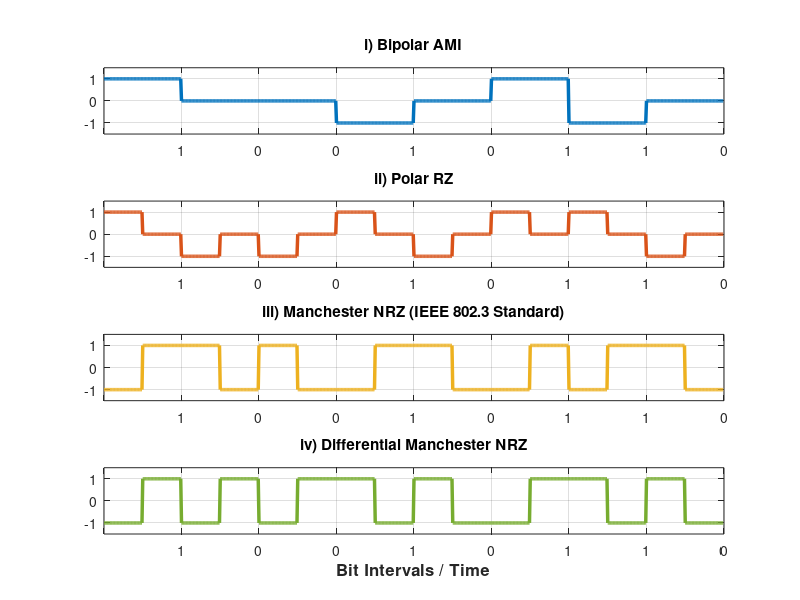

This chart was generated by the following MATLAB code:
% MATLAB Script to Plot Line Coding Schemes for Binary Sequence 10010110
clear; clc; close all;

bits = [1, 0, 0, 1, 0, 1, 1, 0]; 
num_bits = length(bits);
N = 100; % Number of samples per bit interval for smooth, sharp lines
total_samples = num_bits * N;
t = (0 : total_samples - 1) / N; % Normalized time axis

% Pre-allocate signal arrays with zeros
ami = zeros(1, total_samples);
rz = zeros(1, total_samples);
manchester = zeros(1, total_samples);
diff_manchester = zeros(1, total_samples);

last_ami_sign = 1;   % Tracks alternating signs for AMI (starts positive)
last_diff_level = -1; % Tracks ending voltage of previous bit for Diff Manchester

for i = 1:num_bits
    % Define array index ranges for the full bit, first half, and second half
    idx = (i-1)*N + 1 : i*N;
    first_half = (i-1)*N + 1 : (i-1)*N + N/2;
    second_half = (i-1)*N + N/2 + 1 : i*N;
    
    % 1. Bipolar AMI Encoding
    if bits(i) == 1
        ami(idx) = last_ami_sign;
        last_ami_sign = -last_ami_sign; % Alternate the sign for the next '1'
    else
        ami(idx) = 0;
    end
    
    % 2. Polar RZ (Return to Zero) Encoding
    if bits(i) == 1
        rz(first_half) = 1;
    else
        rz(first_half) = -1;
    end
    rz(second_half) = 0; % Always drops to 0 at the mid-bit point
    
    % 3. Manchester Encoding (IEEE 802.3: 0 = High->Low, 1 = Low->High)
    if bits(i) == 1
        manchester(first_half) = -1;
        manchester(second_half) = 1;
    else
        manchester(first_half) = 1;
        manchester(second_half) = -1;
    end
    
    % 4. Differential Manchester Encoding
    % Bit 0: forces a transition at the start boundary. 
    % Bit 1: forces NO transition at the start boundary.
    if bits(i) == 0
        start_level = -last_diff_level; % Invert previous level
    else
        start_level = last_diff_level;  % Keep previous level
    end
    mid_level = -start_level; % Mandatory mid-bit flip
    
    diff_manchester(first_half) = start_level;
    diff_manchester(second_half) = mid_level;
    last_diff_level = mid_level; % Store for the next bit interval
end

% --- PLOTTING SECTION ---
figure('Name', 'Data Comm Line Coding Assignment', 'Position', [200, 100, 900, 700]);

% Setup common properties for cleaner look
bit_labels = {'', '1', '0', '0', '1', '0', '1', '1', '0'};

% Subplot 1: Bipolar AMI
subplot(4,1,1); plot(t, ami, 'LineWidth', 2.5, 'Color', [0 0.4470 0.7410]); grid on;
title('i) Bipolar AMI', 'FontSize', 11); ylim([-1.5 1.5]);
xticks(0:num_bits); xticklabels(bit_labels); yticks([-1 0 1]);

% Subplot 2: Polar RZ
subplot(4,1,2); plot(t, rz, 'LineWidth', 2.5, 'Color', [0.8500 0.3250 0.0980]); grid on;
title('ii) Polar RZ', 'FontSize', 11); ylim([-1.5 1.5]);
xticks(0:num_bits); xticklabels(bit_labels); yticks([-1 0 1]);

% Subplot 3: Manchester
subplot(4,1,3); plot(t, manchester, 'LineWidth', 2.5, 'Color', [0.9290 0.6940 0.1250]); grid on;
title('iii) Manchester NRZ (IEEE 802.3 Standard)', 'FontSize', 11); ylim([-1.5 1.5]);
xticks(0:num_bits); xticklabels(bit_labels); yticks([-1 0 1]);

% Subplot 4: Differential Manchester
subplot(4,1,4); plot(t, diff_manchester, 'LineWidth', 2.5, 'Color', [0.4660 0.6740 0.1880]); grid on;
title('iv) Differential Manchester NRZ', 'FontSize', 11); ylim([-1.5 1.5]);
xticks(0:num_bits); xticklabels(bit_labels); yticks([-1 0 1]);

xlabel('Bit Intervals / Time', 'FontSize', 12, 'FontWeight', 'bold');
